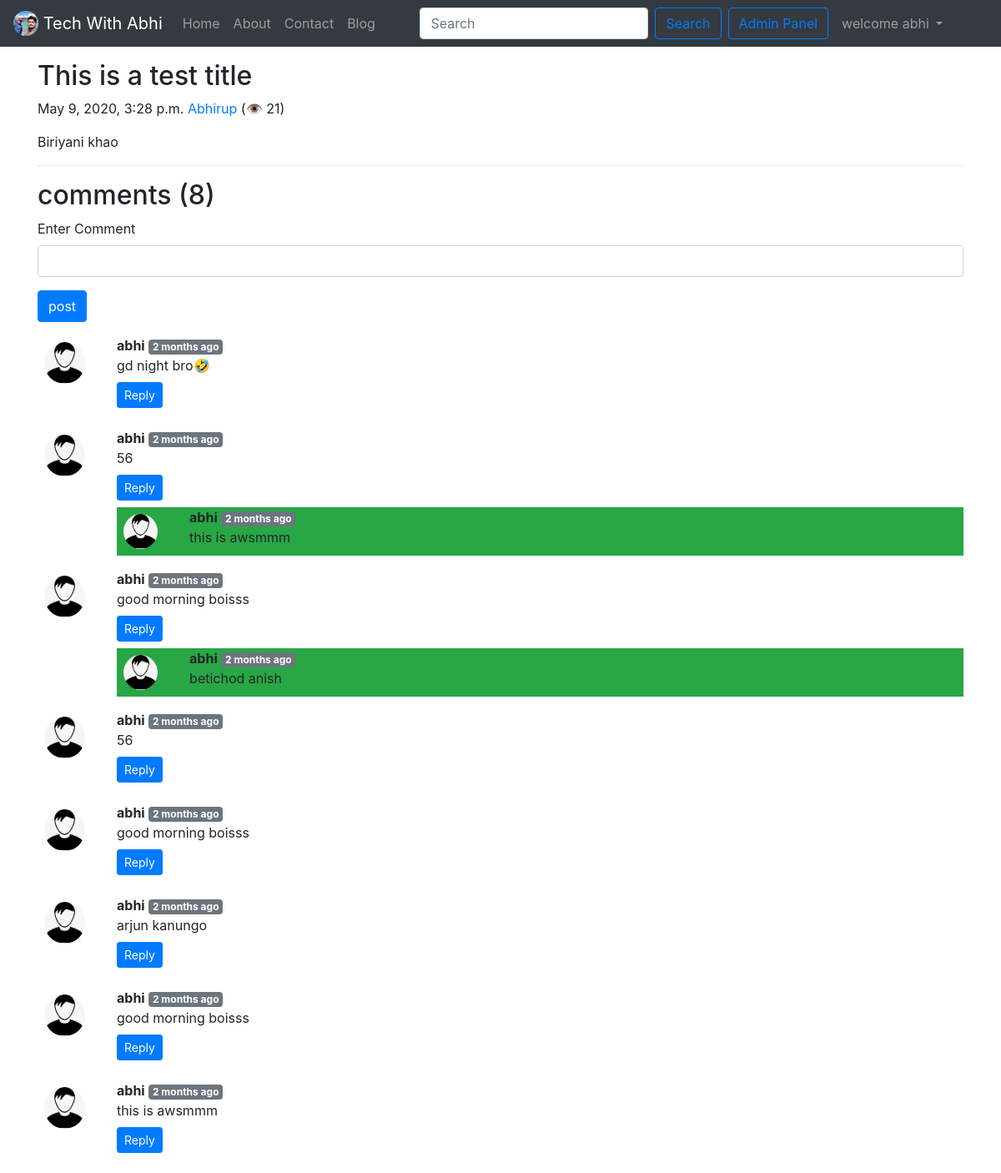
The app's page /blog/bye (signed in) with its own data.
### blog/models.py (models this page shows, shortened)
class Post(models.Model):
    sno = models.AutoField(primary_key = True)
    title = models.CharField(max_length=255)
    content = models.CharField(max_length=1000)
    author = models.CharField(max_length=100)
    slug = models.CharField(max_length=130)
    views = models.IntegerField(default=0)
    timeStamp = models.DateTimeField(blank=True)

class BlogComment(models.Model):
    sno = models.AutoField(primary_key = True)
    comment = models.TextField()
    user = models.ForeignKey(User, on_delete=models.CASCADE)
    post = models.ForeignKey(Post, on_delete=models.CASCADE)
    parent = models.ForeignKey('self', on_delete=models.CASCADE, null=True)
    timestamp = models.DateTimeField(auto_now_add=True)
    class Meta:
        ordering = ['-timestamp']

### blog/views.py (the view)
# urls.py: path('<str:slug>', views.blogPost , name='blogPost'),
def blogPost(request, slug):
    post = Post.objects.filter(slug = slug).first()
    post.views = post.views + 1
    post.save()
    comments = BlogComment.objects.filter(post=post, parent=None)
    replies = BlogComment.objects.filter(post=post).exclude(parent=None)
    replyDict= {}
    for reply in replies:
        if reply.parent.sno not in replyDict.keys():
            replyDict[reply.parent.sno] = [reply]
        else:
            replyDict[reply.parent.sno].append(reply)
    context = {"post": post, "comments": comments, "user": request.user, 'replyDict': replyDict}
    return render(request, 'blog/blogPost.html', context)

### blog/templatetags/extras.py (called while the page is built)
@register.filter(name='get_val')
def get_val(dict, key):
    return dict.get(key)

### templates/blog/blogPost.html (shortened to what this page needs)
{% extends 'base.html' %}
{% block body %}
{% load humanize %}
{% load extras %}
<div class="container my-3">
  <h2 class="blog-post-title">{{post.title}}</h2>
  <p class="blog-post-meta">{{post.timeStamp}} <a href="/about">{{post.author}}</a> (<span>👁 {{post.views}}</span>)</p>
  <p>{{post.content|safe}}</p>
  <hr>
</div>
<div class="container">
  <h2> comments ({{comments.count}}) </h2>
  <div class="my-2">
    {% if user.is_authenticated %}
    <form action="/blog/postComment" method="post">
      <div class="form-group">
        <label for="exampleInputEmail1">Enter Comment</label>
        <input type="text" class="form-control" name="comment" palceholder="Enter comment Here">
      </div>
      <button type="submit" class="btn btn-primary">post</button>
    </form>
  </div>
  {% else %}
  <button class="btn btn-sm btn-primary my-2" type="button" data-toggle="collapse"
          data-target="#replyBox{{comment.sno}}" aria-expanded="false" aria-controls="replyBox{{comment.sno}}"disabled>
          Log in To post comment
        </button>
  {% endif %}
  {% for comment in comments  %}
  <div class="row my-3">
    <div class="col-md-1">
      <img src="/static/img/user.png " class="rounded mx-auto d-block w-100 rounded-circle p-2" alt="user ">
    </div>
    <div class="col-md-11 rounded-circle">
      <b>{{comment.user.username}}</b> <span class="badge badge-secondary"> {{comment.timestamp|naturaltime}}</span>
      <div> {{comment.comment}} </div>
      <div class="reply mx-0">
       {% if user.is_authenticated %}
        <button class="btn btn-sm btn-primary my-2" type="button" data-toggle="collapse"
          data-target="#replyBox{{comment.sno}}" aria-expanded="false" aria-controls="replyBox{{comment.sno}}">
          Reply
        </button>
        {% else %}
         <button class="btn btn-sm btn-primary my-2" type="button" data-toggle="collapse"
          data-target="#replyBox{{comment.sno}}" aria-expanded="false" aria-controls="replyBox{{comment.sno}}"disabled>
          Log in To reply
        </button>
        {% endif %}
        <div class="replies bg-success">
          {% for reply in replyDict|get_val:comment.sno  %}
          <div class="row">
                         <div class="col-md-1">
                          <img src="/static/img/user.png " class="rounded mx-auto d-block w-100 rounded-circle p-2" alt="user ">
                         </div>
                         <div class="col-md-10">
                          <b>{{reply.user.username}}</b>
                          <span class="badge badge-secondary">  {{reply.timestamp|naturaltime}}
                            </span>
                            <div> {{reply.comment}} </div>
                         </div>
                         <br>
          </div>
          {% endfor %}
        </div>
      </div>
    </div>
  </div>
  {% endfor %}
</div>
{% endblock body %}

### templates/base.html (shortened to what this page needs)
<!doctype html>
<html lang="en">
<head>
  <link rel="stylesheet" href="https://stackpath.bootstrapcdn.com/bootstrap/4.4.1/css/bootstrap.min.css"
>
</head>
<body>
  <nav class="navbar navbar-expand-lg navbar-dark bg-dark">
    <a class="navbar-brand" href="/">
      <img src="/static/img/circle-cropped.png" width="30" height="30" class="d-inline-block align-top" alt="">
      Tech With Abhi</a>
    <div class="collapse navbar-collapse" id="navbarSupportedContent">
      <ul class="navbar-nav mr-auto">
        <li class="nav-item {% block homeactive%} {% endblock homeactive%}">
          <a class="nav-link" href="/">Home <span class="sr-only">(current)</span></a>
        </li>
        <li class="nav-item {% block aboutactive%} {% endblock aboutactive%}">
          <a class="nav-link" href="/about">About </a>
        </li>
        <li class="nav-item {% block contactactive%}  {% endblock contactactive%}">
          <a class="nav-link" href="/contact">Contact</a>
        </li>
        <li class="nav-item {% block blogactive%} {% endblock blogactive%}">
          <a class="nav-link" href="/blog">Blog</a>
        </li>
      </ul>
      <form method="get" action='/search' class="form-inline my-2 my-lg-0">
        <input class="form-control mr-sm-2" type="search" placeholder="Search" aria-label="Search" name="query"
          id="query">
        <button class="btn btn-outline-primary my-2 my-sm-0" type="submit">Search</button>
      </form>
      <a href="/admin" role="button" target="_blank" class="btn btn-outline-primary m-2 my-sm-0">Admin Panel</a>
      {% if user.is_authenticated %}
      <ul class="navbar-nav mr-auto">
        <li class="nav-item dropdown">
          <a class="nav-link dropdown-toggle" href="#" id="navbarDropdown" role="button" data-toggle="dropdown"
            aria-haspopup="true" aria-expanded="false">
            welcome {{request.user}}
          </a>
        </li>
      </ul>
      {% endif %}
    </div>
  </nav>
  {% block body %}
  {% endblock body %}
</body>
</html>

### records on screen
Post: title "This is a test title", timeStamp "May 9, 2020, 3:28 p.m.", author "Abhirup", views "21", content "Biriyani khao"
BlogComment: user.username "abhi", timestamp "2 months ago", comment "gd night bro🤣"
BlogComment: user.username "abhi", timestamp "2 months ago", comment "56"
BlogComment: user.username "abhi", timestamp "2 months ago", comment "this is awsmmm"
BlogComment: user.username "abhi", timestamp "2 months ago", comment "good morning boisss"
BlogComment: user.username "abhi", timestamp "2 months ago", comment "betichod anish"
BlogComment: user.username "abhi", timestamp "2 months ago", comment "56"
BlogComment: user.username "abhi", timestamp "2 months ago", comment "good morning boisss"
BlogComment: user.username "abhi", timestamp "2 months ago", comment "arjun kanungo"
BlogComment: user.username "abhi", timestamp "2 months ago", comment "good morning boisss"
BlogComment: user.username "abhi", timestamp "2 months ago", comment "this is awsmmm"

### other values on screen
{{ request.user }} "abhi"
{{ comments.count }} "8"
